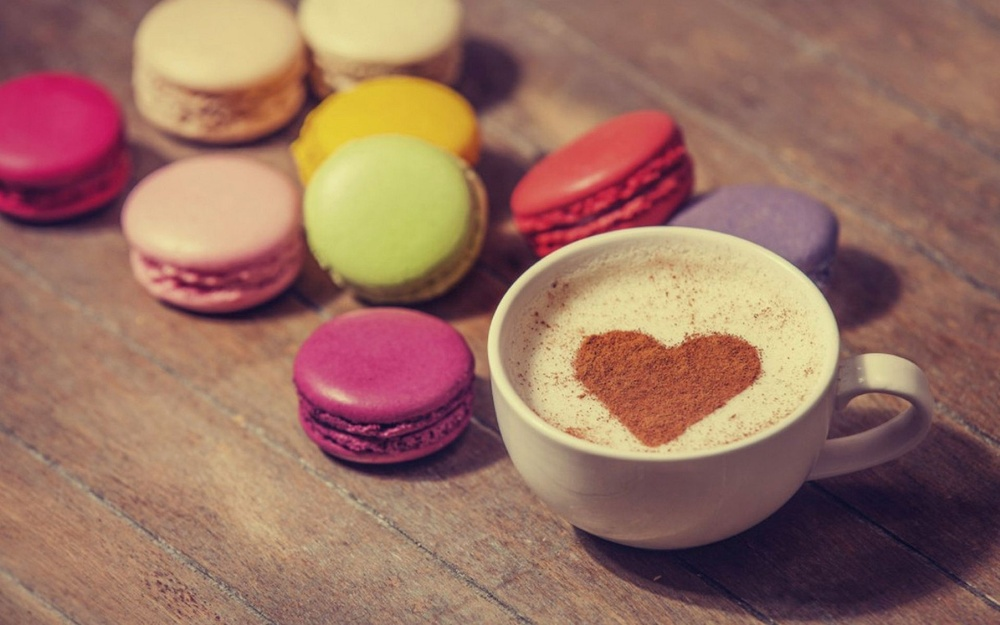
#> input picture picture/test2.jpg, 1000 x 625 px, shrunk from 1920 x 1200 before the run
$ python picture7.py
#> lines starting #> are read from the running program, lines starting #| are printed output that depends on the picture; after the words box and inside, x2 and y2 are one past the last pixel; in counts of white or black regions, pixels touching at a corner belong together
import cv2
import numpy as np

def threshBar(x):
    pass

img = cv2.imread('test2.jpg')
#> img is the input picture: shape (625, 1000, 3); mean B, G, R 97.1, 111.9, 153.2
grayImg = cv2.cvtColor(img, cv2.COLOR_BGR2GRAY)
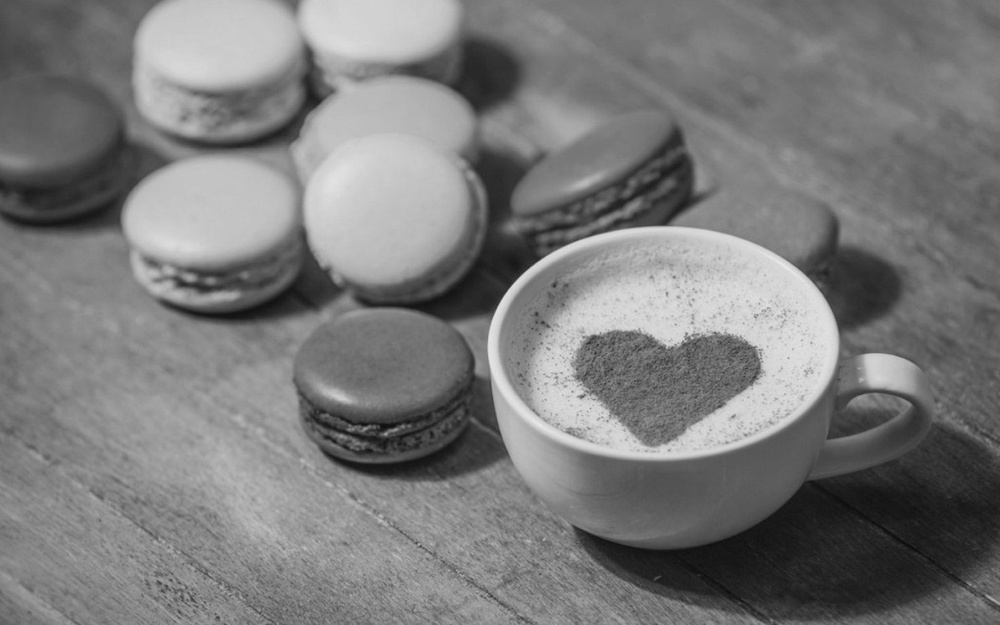
#> grayImg: shape (625, 1000); min 9, max 234, mean 122.6
cv2.namedWindow('thresh window')
cv2.namedWindow('test window')
cv2.imshow('test window', grayImg)

cv2.createTrackbar('thresh', 'thresh window', 0, 200, threshBar)
#> slider 'thresh' is set to 66

while True:
	threshValue = cv2.getTrackbarPos('thresh', 'threash window')
	retval, threshImg = cv2.threshold(grayImg, threshValue, 255, cv2.THRESH_BINARY)
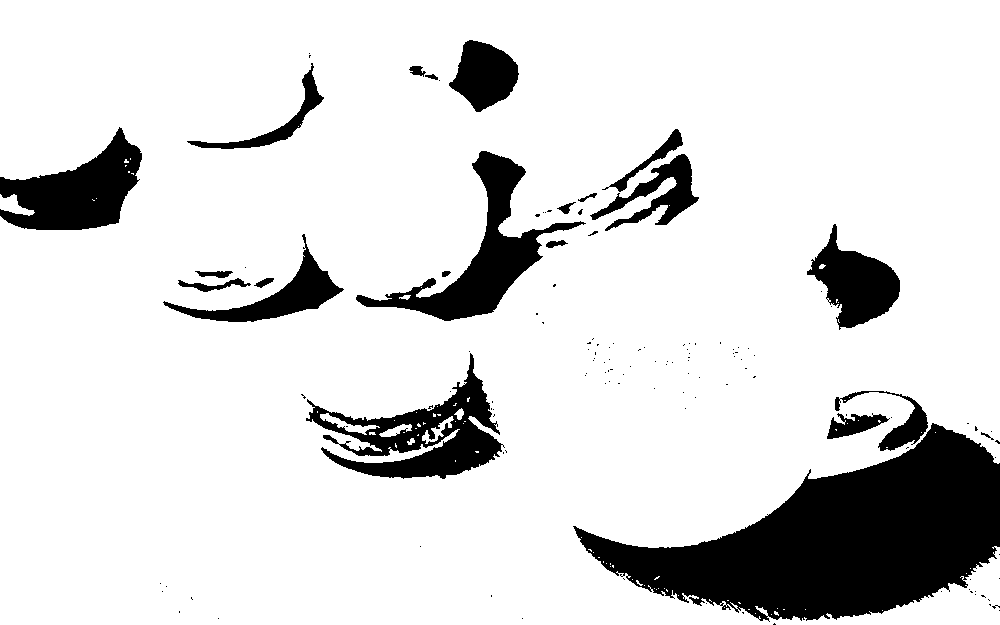
#> threshImg: shape (625, 1000); 85.9% white; 134 black regions (111 under 20 px), largest, box (x1, y1, x2, y2) and area: (573, 423, 1000, 622) 42210, (306, 353, 505, 479) 8910, (356, 151, 586, 321) 8747
#> retval = 66
	cv2.imshow('thresh window', threshImg)
	if cv2.waitKey(1) & 0xFF is ord('q'):
#> (key q is pressed here)
		break

cv2.destroyAllWindows()

$ run again, with picture/test1.jpg copied over picture/test2.jpg
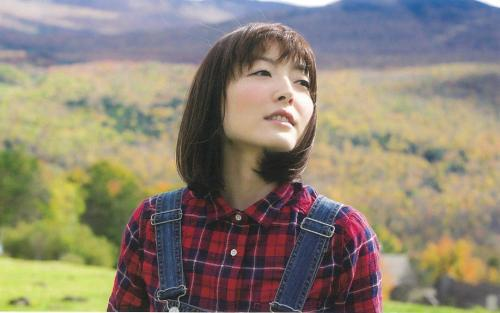
#> input picture picture/test1.jpg, 500 x 313 px
#> img is the input picture: shape (313, 500, 3); mean B, G, R 115.9, 131.7, 140.8
#> `grayImg = cv2.cvtColor(img, cv2.COLOR_BGR2GRAY)`:
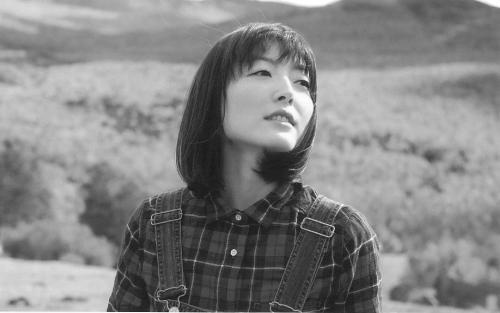
#> grayImg: shape (313, 500); min 15, max 255, mean 132.6
#> `retval, threshImg = cv2.threshold(grayImg, threshValue, 255, cv2.THRES..`:
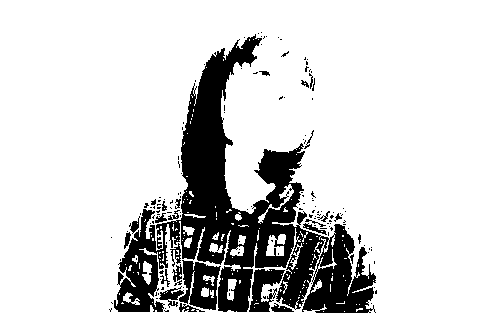
#> threshImg: shape (313, 500); 83% white; 156 black regions (131 under 20 px), largest, box (x1, y1, x2, y2) and area: (114, 34, 376, 313) 22719, (179, 260, 221, 310) 1257, (249, 269, 285, 312) 811
#> retval = 66

$ run again, with picture/test3.jpg copied over picture/test2.jpg
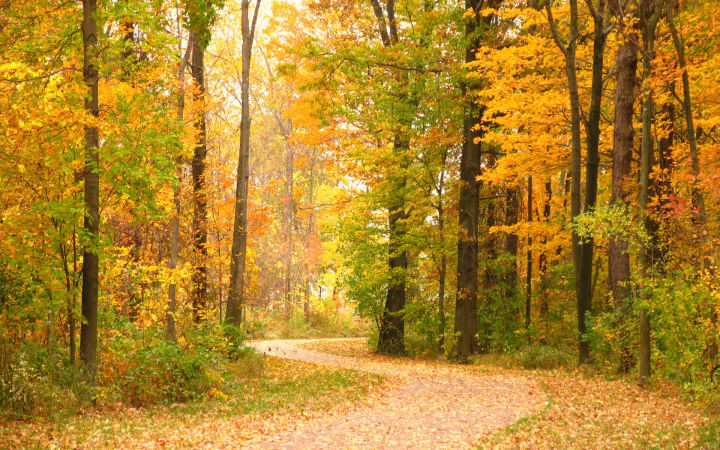
#> input picture picture/test3.jpg, 720 x 450 px
#> img is the input picture: shape (450, 720, 3); mean B, G, R 41.6, 132.4, 174.4
#> `grayImg = cv2.cvtColor(img, cv2.COLOR_BGR2GRAY)`:
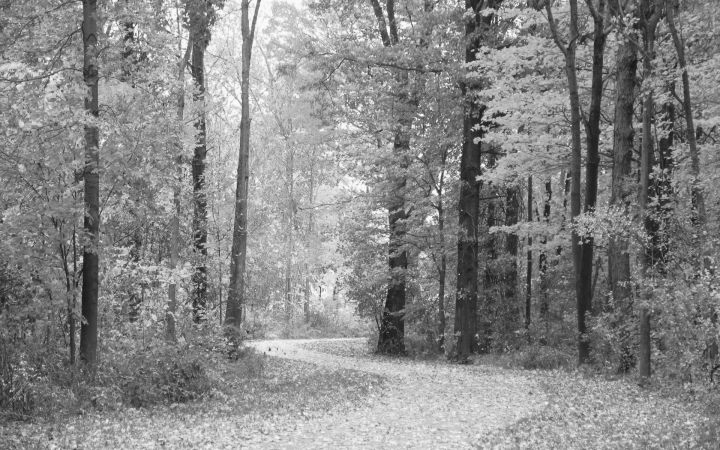
#> grayImg: shape (450, 720); min 13, max 255, mean 134.6
#> `retval, threshImg = cv2.threshold(grayImg, threshValue, 255, cv2.THRES..`:
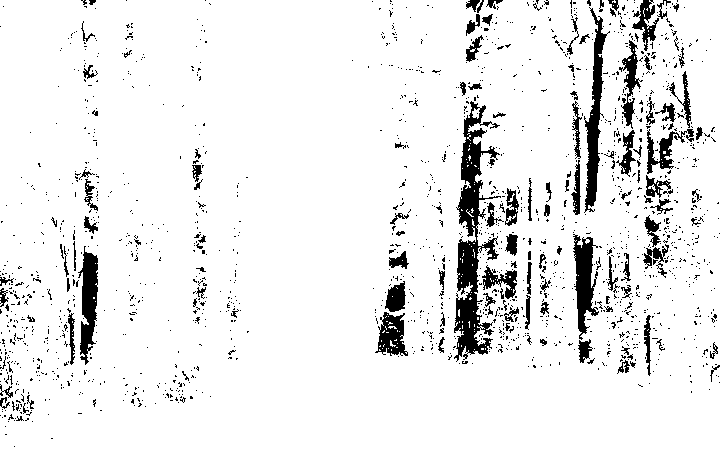
#> threshImg: shape (450, 720); 91.9% white; 1666 black regions (1533 under 20 px), largest, box (x1, y1, x2, y2) and area: (454, 101, 501, 362) 4630, (584, 7, 610, 213) 1843, (573, 234, 599, 340) 1424
#> retval = 66

$ run again, with picture/test4.jpg copied over picture/test2.jpg
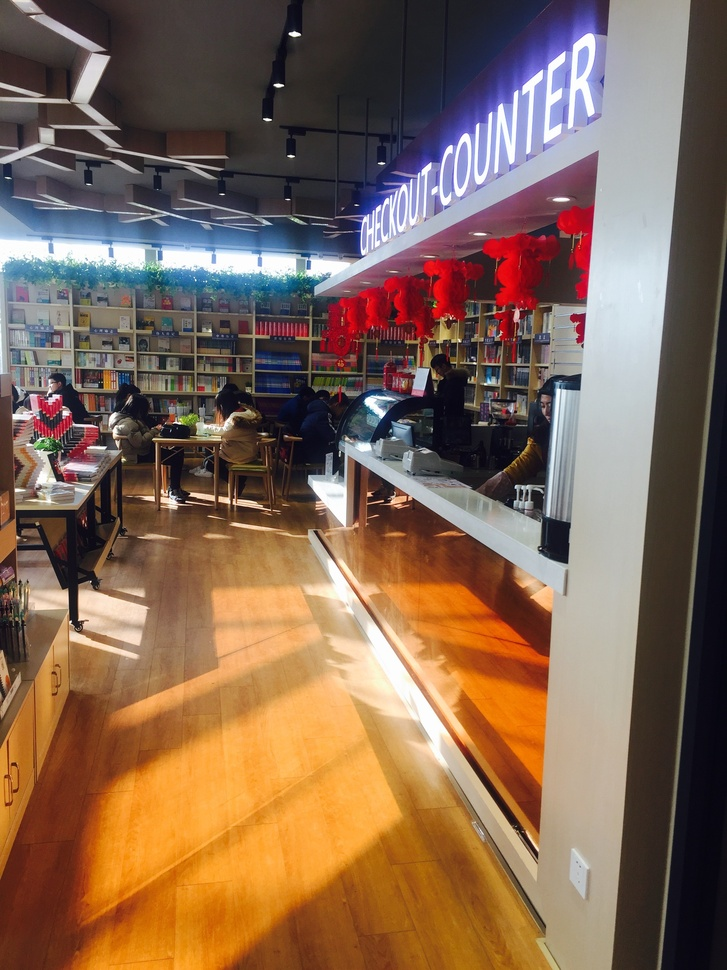
#> input picture picture/test4.jpg, 727 x 970 px, shrunk from 2448 x 3264 before the run
#> img is the input picture: shape (970, 727, 3); mean B, G, R 83.6, 102.4, 130
#> `grayImg = cv2.cvtColor(img, cv2.COLOR_BGR2GRAY)`:
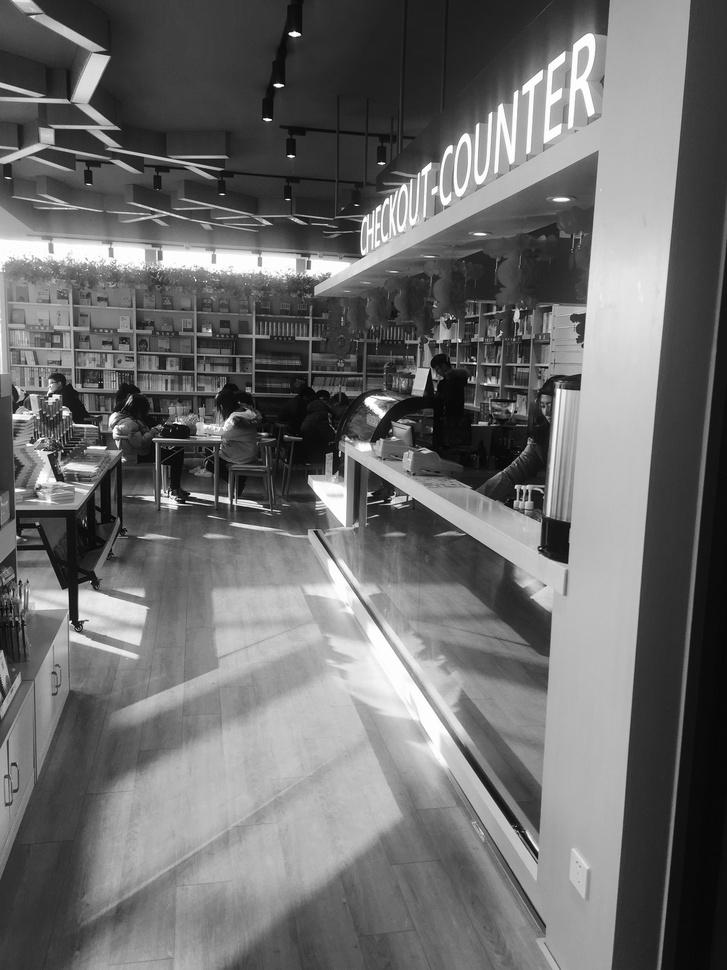
#> grayImg: shape (970, 727); min 1, max 255, mean 108.5
#> `retval, threshImg = cv2.threshold(grayImg, threshValue, 255, cv2.THRES..`:
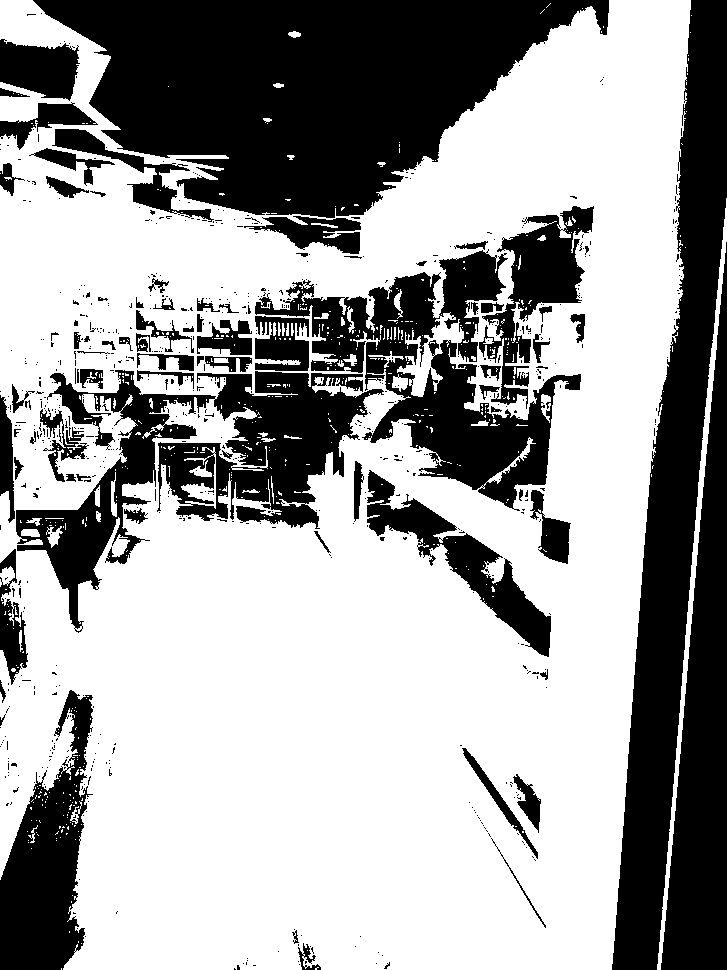
#> threshImg: shape (970, 727); 63% white; 702 black regions (622 under 20 px), largest, box (x1, y1, x2, y2) and area: (33, 0, 609, 218) 75525, (612, 0, 727, 970) 43554, (16, 370, 384, 633) 30680
#> retval = 66
